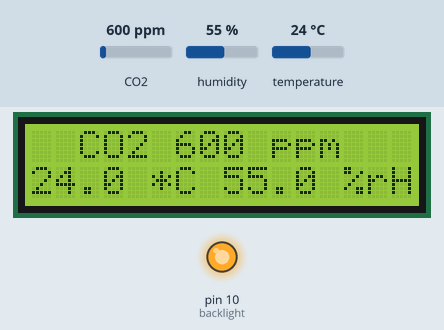
Simulated run of this sketch. Board: Arduino Uno, built with avr-gcc and run on an emulated ATmega328P. On the bench: 16×2 character LCD, output pins drawn as LEDs (lit = HIGH). Inputs (shaded band) come from the test bench; at power-on: CO2 600 ppm, humidity 55 %, temperature 24 °C.

Above: at 3.2 s.
3.3 s: CO2 set to 452 ppm
At 8.4 s:
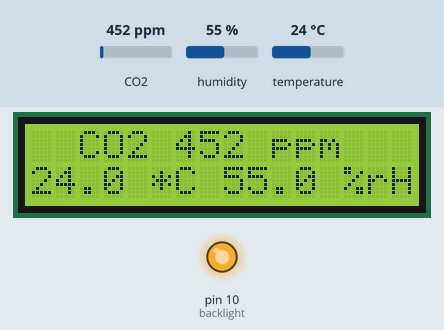
8.9 s: humidity set to 22 %
At 12.5 s:
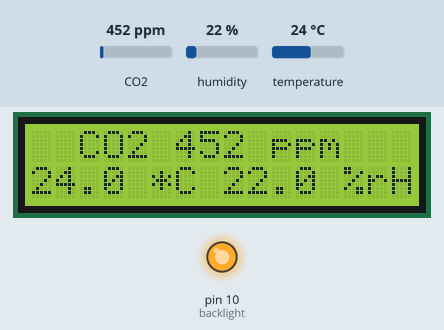
14.5 s: temperature set to 12 °C
At 17.9 s:
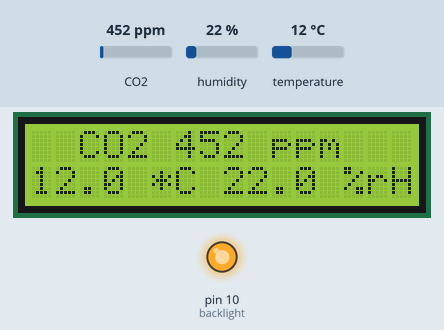
20.1 s: CO2 set to 1050 ppm
At 23.3 s:
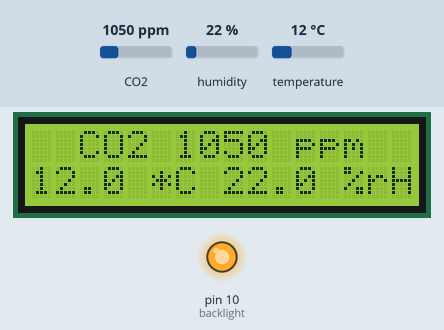
Timing chart, 0 to 24.8 s (numbered marks = the images above; inputs shaded):
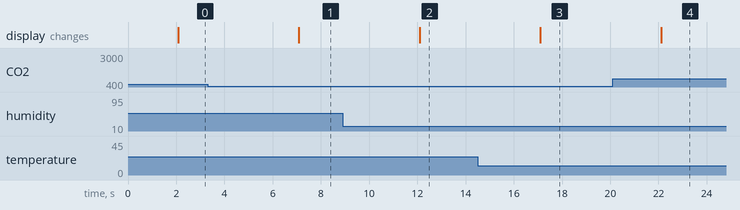

The sketch:

Uno_SCD30_Monitor.ino
```cpp
/*
 * File: Uno_SCD30_Monitor.ino
 *
 * Get measuring value from Seeed SCD30 – CO2 & TEMPERATURE & HUMIDITY SENSOR
 * Claus Kühnel 2020-04-10 info@ckuehnel.ch
 */
//Include used libraries
#include <LiquidCrystal.h>
#include <Wire.h>
#include "SparkFun_SCD30_Arduino_Library.h"

// select the pins used on the LCD panel
LiquidCrystal lcd(8, 9, 4, 5, 6, 7);

SCD30 airSensor;

// define some values used by the panel
const int backlight = 10; // Backlight connected to D10

void setup()
{
  Wire.begin();
  airSensor.begin();      //This will cause readings to occur every two seconds
  pinMode(backlight, OUTPUT);
  digitalWrite(backlight, HIGH);
  lcd.begin(16, 2);              // start the library for 2 lines a 16 characters
  lcd.setCursor(0,0);
  lcd.print("SCD30 Monitoring"); // print a simple message
  delay(2000);
  lcd.clear();
}

void loop()
{
  clearLine(0);
  lcd.setCursor(0,0);            // move cursor to second line "1" and 9 spaces over
  lcd.print("  CO2 ");
  lcd.print(airSensor.getCO2());
  lcd.print(" ppm");

  clearLine(1);
  lcd.setCursor(0,1);            // move to the begining of the second line
  lcd.print(airSensor.getTemperature(), 1);
  lcd.print(" *C");
  lcd.setCursor(8,1);
  lcd.print(airSensor.getHumidity(), 1);
  lcd.print(" %rH");
  delay(5000);
}

void clearLine(byte line)
{
  lcd.setCursor(0 ,line);
  lcd.print("                ");
}
```

Measured:
- after the input at 3.3 s, the display: changes after 3.8 s (image 1)
- after the input at 8.9 s, the display: changes after 3.2 s (image 2)
- after the input at 14.5 s, the display: changes after 2.6 s (image 3)
- after the input at 20.1 s, the display: changes after 2.0 s (image 4)
